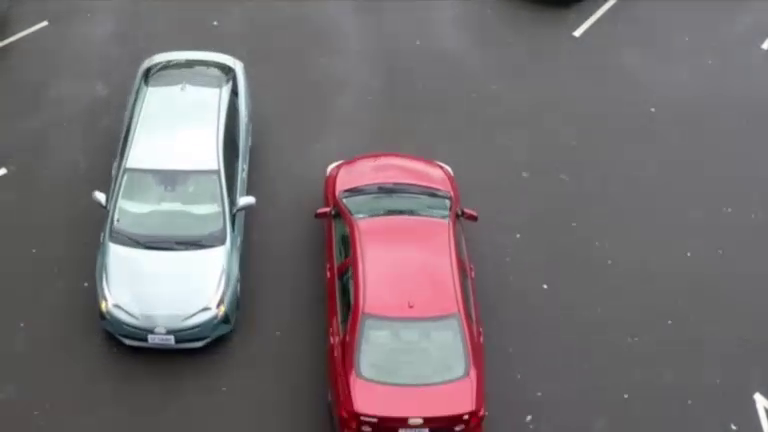
#> input picture frame 205 of data/samples/car-detection.mp4, 768 x 432 px
$ python make_synthetic_clip.py
#> lines starting #> are read from the running program, lines starting #| are printed output that depends on the picture
"""Regenerate the synthetic true-positive test clip (see demo_synthetic.py's docstring).

A few seconds of real approach footage from car-detection.mp4, followed by the last
real frame held static long enough to cross whatever DWELL_SECONDS demo_synthetic.py
is currently testing. Re-run this whenever the dwell threshold changes (e.g. the
2s -> 60s change from docs/ZONE_LABEL_DEFINITIONS.md), since the held duration must
stay longer than the threshold for the test to mean anything.
"""
from pathlib import Path

import cv2

ROOT = Path(__file__).resolve().parent.parent
SOURCE = ROOT / "data" / "samples" / "car-detection.mp4"
OUT = ROOT / "data" / "samples" / "synthetic_parked_violation.mp4"

APPROACH_FRAMES = range(205, 220)  # real frames showing the car driving up
HOLD_SECONDS = 65.0                 # must exceed demo_synthetic.py's DWELL_SECONDS


def main():
    cap = cv2.VideoCapture(str(SOURCE))
    fps = cap.get(cv2.CAP_PROP_FPS) or 12.5
    w, h = int(cap.get(cv2.CAP_PROP_FRAME_WIDTH)), int(cap.get(cv2.CAP_PROP_FRAME_HEIGHT))

    fourcc = cv2.VideoWriter_fourcc(*"mp4v")
    writer = cv2.VideoWriter(str(OUT), fourcc, fps, (w, h))

    last_frame = None
    for idx in APPROACH_FRAMES:
        cap.set(cv2.CAP_PROP_POS_FRAMES, idx)
        ok, frame = cap.read()
        if ok:
            writer.write(frame)
            last_frame = frame
#> this loop made 15 passes
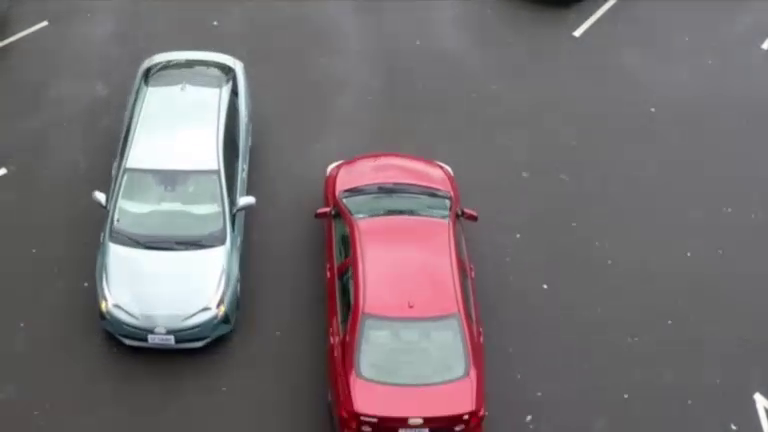
#> input picture frame 205 of data/samples/car-detection.mp4, 768 x 432 px
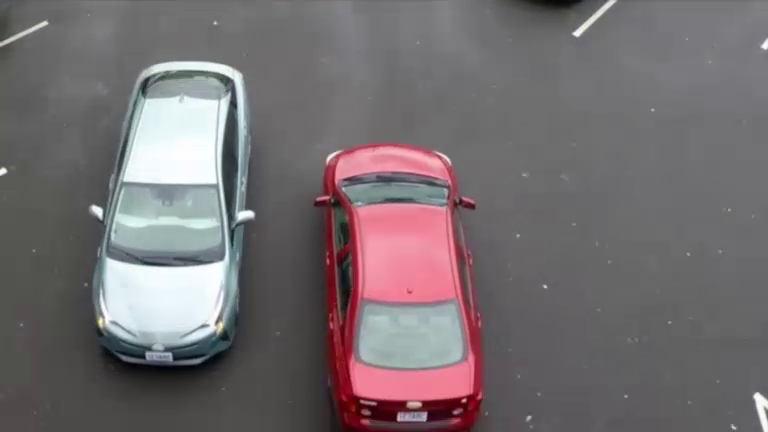
#> input picture frame 206 of data/samples/car-detection.mp4, 768 x 432 px
#> pass 3, in main, `ok, frame = cap.read()`:
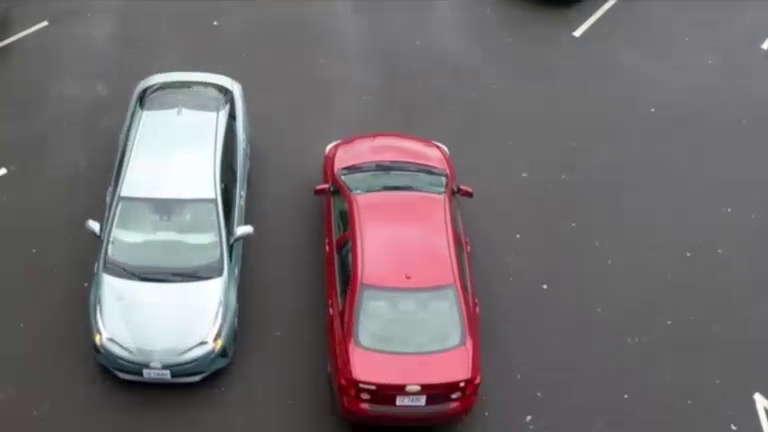
#> frame: shape (432, 768, 3); mean B, G, R 110.9, 108.2, 115
#> after the loop:
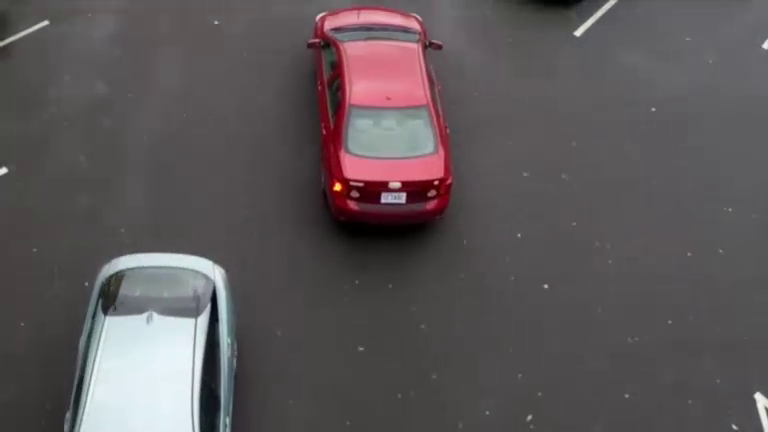
#> frame: shape (432, 768, 3); mean B, G, R 88.7, 86.8, 92.7
    cap.release()

    hold_frames = int(round(HOLD_SECONDS * fps))
    for _ in range(hold_frames):
        writer.write(last_frame)
    writer.release()

    total = len(list(APPROACH_FRAMES)) + hold_frames
    print(f"Wrote {OUT} -- {total} frames at {fps} fps (~{total/fps:.1f}s), "
          f"{hold_frames} of them held static ({HOLD_SECONDS}s)")


if __name__ == "__main__":
    main()

$ run again, starting later in the video
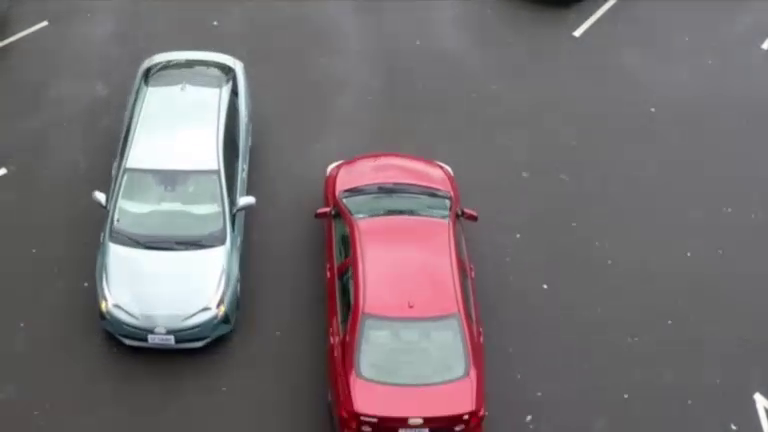
#> input picture frame 205 of data/samples/car-detection.mp4, 768 x 432 px
#> the loop in main, `for idx in APPROACH_FRAMES:` made 15 passes
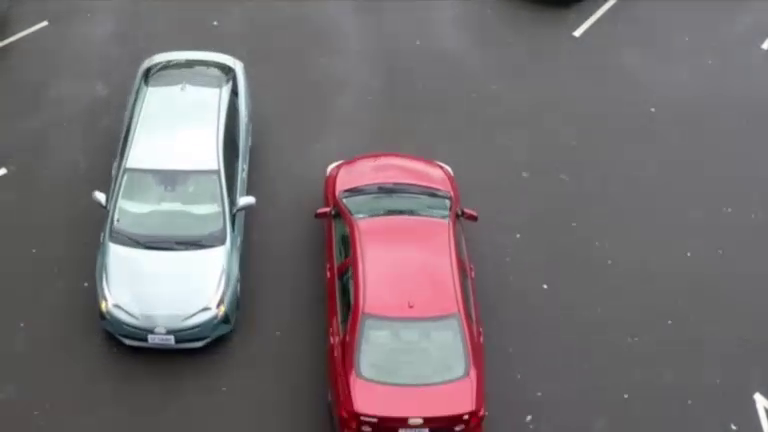
#> input picture frame 205 of data/samples/car-detection.mp4, 768 x 432 px
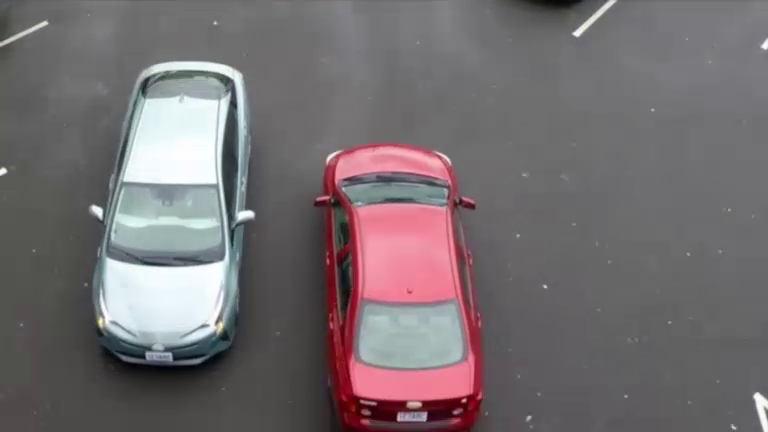
#> input picture frame 206 of data/samples/car-detection.mp4, 768 x 432 px

$ run again, starting later in the video
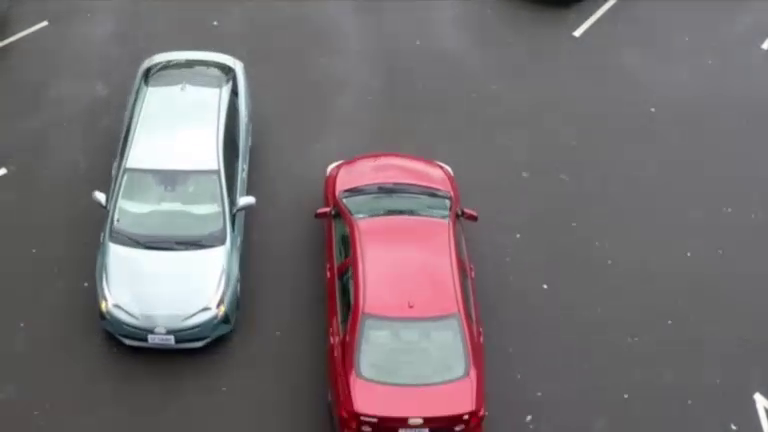
#> input picture frame 205 of data/samples/car-detection.mp4, 768 x 432 px
#> the loop in main, `for idx in APPROACH_FRAMES:` made 15 passes
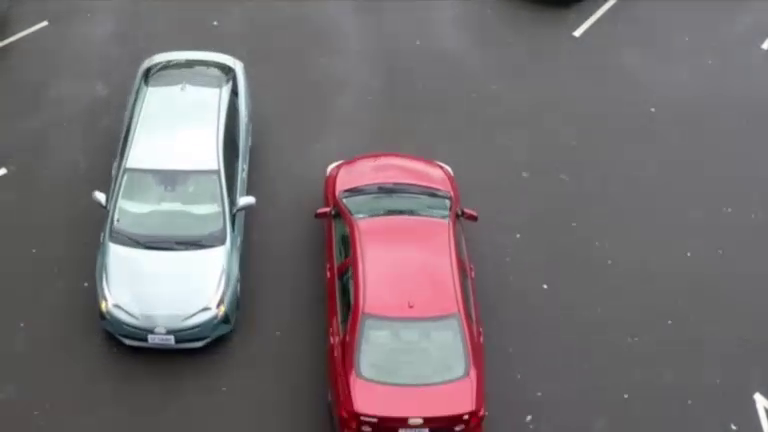
#> input picture frame 205 of data/samples/car-detection.mp4, 768 x 432 px
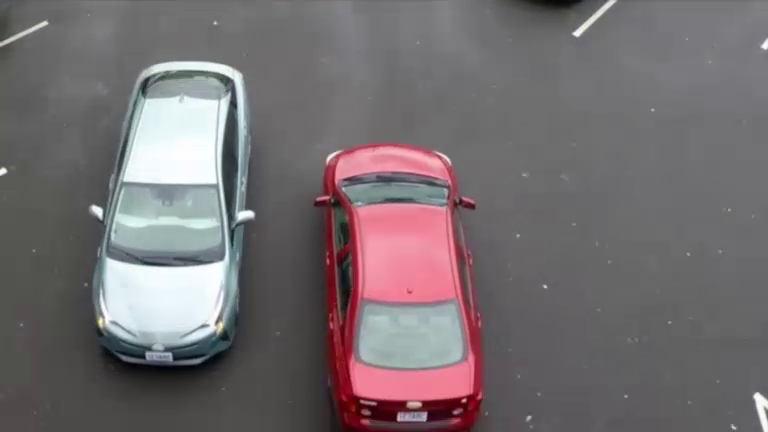
#> input picture frame 206 of data/samples/car-detection.mp4, 768 x 432 px
